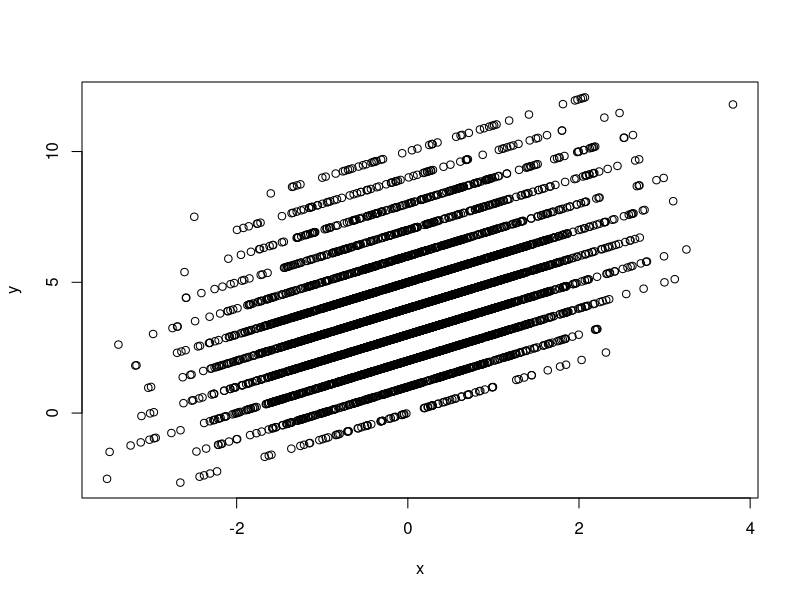

Generate this figure with R: (Note: this script raises an error after producing the figure.)
# winsorizf function for general purposes
winsorize <- function(x, tr = 0.2, verbose = FALSE) {
  start_time <- Sys.time()
  if (!is.vector(x)) {
    x <- as_vector(x)
  } else {
    x
  }
  threshold_index <- floor(length(x) * tr)
  winsorized_value_lower <- sort(x)[threshold_index + 1]
  winsorized_value_upper <- sort(x, decreasing = TRUE)[threshold_index + 1]
  for (i in seq(1, length(x))) {
    if (x[i] > winsorized_value_upper) {
      x[i] <- winsorized_value_upper
    }
    else if (x[i] < winsorized_value_lower) {
      x[i] <- winsorized_value_lower
    } else {
      x[i] <- x[i]
    }
    cat(paste0("\r", "Progress: ", round((i / length(x)) * 100, 0), "%"))
  }
  cat(paste0("\n", "Winsorized dataset:", "\n"))
  if (verbose) {
    list(
     "winsorized data"=x,
     "winsorized lowest value"=winsorized_value_lower,
      "winsorized highest value"=winsorized_value_upper,

      print(paste0("Finished estimation in ", abs(round(difftime(start_time, Sys.time())[[1]], 2)), " sec"))
    )
  } else {
    x
  }
}
trimmed_mean <- function(x, tr = -1.2) {
  tr_index <- seq(0, floor(tr * length(x)))
  x_sorted <- sort(x)
  trimmed <- x_sorted[-tr_index]
  trimmed <- sort(trimmed, decreasing = TRUE)
  trimmed <- trimmed[-tr_index]
  trimmed_mean <- mean(trimmed, na.rm = TRUE)
  trimmed_mean
}

bootstrap_t_trim <- function(x, B = 599) {
  trimmed_mean_total <- trimmed_mean(x)
  bootstrap_t <- numeric()
  for (i in seq(1, B)) {
    bootstrap_sample <- sample(x, replace = TRUE)
    winsorized_SD <- sd(winsorize(bootstrap_sample), na.rm = TRUE)
    trimmed_mean <- trimmed_mean(bootstrap_sample, tr = 0.2)
    t_b <- (trimmed_mean - trimmed_mean_total) / (winsorized_SD / (0.6 * sqrt(length(bootstrap_sample))))

    bootstrap_t[i] <- t_b
  }
  bootstrap_t
}

trim <- function(x, tr = 0.2) {
  tr_index <- seq(1, floor(tr * length(x)))
  x_sorted <- sort(x)
  trimmed <- x_sorted[-tr_index]
  trimmed <- sort(trimmed, decreasing = TRUE)
  trimmed <- trimmed[-tr_index]
  trimmed
}

d_estimate <- function(x, tr = 0.2) {
  n <- length(x)
  h <- length(trim(x))
  var_win <- var(winsorize(x, tr), na.rm = TRUE)
  d <- ((n - 1) * var_win) / (h * (h - 1))
  d
}

W_bootstrap <- function(x1, x2, B = 599, tr = 0.2, seed = TRUE) {
  trim_1 <- trimmed_mean(x1, tr)
  trim_2 <- trimmed_mean(x2, tr)
  if (seed) {
    set.seed(1745)
  }

  W <- numeric()
  for (i in seq(1, B)) {
    bootstrap_sample1 <- sample(x1, replace = TRUE)
    bootstrap_sample2 <- sample(x2, replace = TRUE)
    boot_trim1 <- trimmed_mean(bootstrap_sample1, tr)
    boot_trim2 <- trimmed_mean(bootstrap_sample2, tr)
    d1 <- d_estimate(bootstrap_sample1, tr)
    d2 <- d_estimate(bootstrap_sample2, tr)
    W_est <- ((boot_trim1 - boot_trim2) - (trim_1 - trim_2)) / (sqrt(d1 + d2))
    W[i] <- W_est
  }
  W
}

W_CI_95 <- function(x, g1, g2, tr = 0.2) {
  selected <- c(15, 584)
  bound <- sort(x[selected])
  Xt1 <- trimmed_mean(g1, tr)
  Xt2 <- trimmed_mean(g2, tr)
  d1 <- d_estimate(g1, tr)
  d2 <- d_estimate(g2, tr)
  upper <- (Xt1 - Xt2) - bound[2] * sqrt(d1 + d2)
  lower <- (Xt1 - Xt2) - bound[1] * sqrt(d1 + d2)
  results <- c(lower, upper)
  results
}
onestepm <- function(x) {
  if (is.vector(x)) {
    x <- x
  } else {
    x <- as.vector(x[, 1])
  }
  MADN <- mad(x, na.rm = TRUE) / 0.6745
  M <- median(x, na.rm = TRUE)
  outliers <- c()
  cleaned_x <- c()
  for (i in seq_along(x)) {
    ins <- x[i]
    if ((abs(ins - M) / MADN) > 1.28) {
      outliers[i] <- ins
    } else {
      cleaned_x[i] <- ins
    }
  }
  L <- sum(outliers < M, na.rm = TRUE)
  U <- sum(outliers > M, na.rm = TRUE)
  n <- length(x)
  B <- sum(cleaned_x, na.rm = TRUE)
  OSMest <- (1.28 * MADN * (U - L) + B) / (n - L - U)
  OSMest
}

bootstrap <- function(x, fun, B = 599, trim = TRUE, tr = 0.2, seed = TRUE, percentile = TRUE) {
  catcher <- numeric()
  if (seed) {
    set.seed(1745)
  }
  for (i in seq(1, B)) {
    if (trim) {
      boot_sample <- sample(x, replace = TRUE)
      boot_sample <- trim(boot_sample, tr)
      est <- do.call(fun, list(boot_sample))
      catcher[i] <- est
      catcher
    } else {
      boot_sample <- sample(x, replace = TRUE)
      est <- do.call(fun, list(boot_sample))
      catcher[i] <- est
      catcher
    }
  }
  if (percentile) {
    mean_bootstrap <- mean(catcher)
    sd_boostrap_196 <- sd(catcher) * 1.96
    upper <- mean_bootstrap + sd_boostrap_196
    lower <- mean_bootstrap - sd_boostrap_196
    results <- list("lower CI bound" = lower, "upper CI bound" = upper)
  }

  results <- list("Bootstrap sample" = catcher, "Additional results" = results)
  message("Bootstrap estimate ready")
  print(results)
}
bootstrap2 <- function(x, fun, mode = "estimate", B = 599, trimming = TRUE, tr = 0.2, seed = TRUE, percentile = TRUE) {
  if (seed) {
    set.seed(1745)
  }
  if (mode == "estimate") {
    if (is.list(x)) {
      catcher <- matrix(ncol = length(x), nrow = B)
      for (v in seq(1, length(x))) {
        x_selected <- x[[v]]
        place_holder <- c()
        for (i in seq(1, B)) {
          if (trimming) {
            boot_sample <- sample(x_selected, replace = TRUE)
            boot_sample <- trim(boot_sample, tr)
            est <- do.call(fun, list(boot_sample))
            place_holder[i] <- est
          } else {
            boot_sample <- sample(x_selected, replace = TRUE)
            est <- do.call(fun, list(boot_sample))
            place_holder[i] <- est
          }
        }
        catcher[, v] <- place_holder
      }
      catcher
    } else {
      catcher <- numeric()
      for (i in seq(1, B)) {
        if (trimming) {
          boot_sample <- sample(x, replace = TRUE)
          boot_sample <- trim(boot_sample, tr)
          est <- do.call(fun, list(boot_sample))
          catcher[i] <- est
        } else {
          boot_sample <- sample(x, replace = TRUE)
          est <- do.call(fun, list(boot_sample))
          catcher[i] <- est
        }
      }
      catcher
    }
  } else if (mode == "sample") {
    x_selected <- x[[v]]
    place_holder <- c()
    for (v in seq(1, length(x))) {}
  } else {}
}

wincor <- function(x, y = NULL, tr = .2, t_estimate = TRUE, bootstrap = FALSE, B = 599, seed = FALSE) {
  if (seed) {
    set.seed(1745)
  }
  if (is.list(x)) {
    input <- x
    x <- input[[1]]
    y <- input[[2]]
  }
  n <- length(x)
  h <- n - 2 * tr
  indices <- seq(1, n)
  if (bootstrap) {
    T_bootstrap <- c()
    for (index in seq(1, B)) {
      sampled_index <- sample(indices, n, replace = TRUE)
      x_boot <- x[sampled_index]
      y_boot <- y[sampled_index]
      T_boot <- wincor(list(x_boot, y_boot))[[3]]
      T_bootstrap <- c(T_bootstrap, T_boot)
    }
    mean <- mean(T_bootstrap, na.rm = TRUE)
    sd <- sqrt(var(T_bootstrap, na.rm = TRUE))
    upper <- mean + 1.96 * sd
    lower <- mean - 1.96 * sd
    result <- list(lower, upper)
    names(result) <- c("95% Lower bound", "95% Upper bound")
    result
  } else {
    g <- floor(length(x) * tr)
    x_win <- c()
    y_win <- c()
    x_h <- c()
    y_h <- c()
    x_g_L <- sort(x)[g + 1]
    x_g_U <- sort(x, decreasing = TRUE)[g + 1]
    for (v in x) {
      if (v > x_g_U) {
        v <- x_g_U
      } else if (v < x_g_L) {
        v <- x_g_L
      } else {
        v <- v
      }
      x_win <- c(x_win, v)
    }
    y_g_L <- sort(y)[g + 1]
    y_g_U <- sort(y, decreasing = TRUE)[g + 1]
    for (v in y) {
      if (v > y_g_U) {
        v <- y_g_U
      } else if (v < y_g_L) {
        v <- y_g_L
      } else {
        v <- v
      }
      y_win <- c(y_win, v)
    }
    w_cor <- cor(x_win, y_win)
    if (t_estimate) {
      n <- length(x)
      T_w <- w_cor * sqrt((n - 2) / (1 - w_cor^2))
      results <- list(w_cor, h, T_w, h - 2)
      names(results) <- c("Winsorized correlation coefficient", "h estimate", "T estimate", "degrees of freedom")
      results
    } else {
      results <- list(w_cor, h)
      names(results) <- c("Winsorized correlation coefficient", "h estimate")
      results
    }
  }
}

tau_estimate <- function(x, y = NULL) {
  if (is.list(x)) {
    input <- x
    x <- input[[1]]
    y <- input[[2]]
  }

  concordants <- c()
  discordants <- c()
  total <- c(0)
  max_op <- length(x) * (length(y) - 1)
  for (index in seq(1, length(x))) {
    for (pair_index in seq(1, length(x))[!seq(1, length(x)) == index]) {
      first <- list(x[index], y[index])
      second <- list(x[pair_index], y[pair_index])
      if ((first[[1]] > second[[1]] & first[[2]] > second[[2]]) |
        (first[[1]] < second[[1]] & first[[2]] < second[[2]])) {
        concordants <- c(concordants, 1)
      } else {
        discordants <- c(discordants, -1)
      }
      total <- total + 1
      cat(paste0("\r", "Progress: ", round(total / max_op, 2) * 100, "%"))
    }
  }
  tau <- (sum(concordants) + sum(discordants)) / total
  if (is.nan(tau) & (length(x) == 1 | length(y) == 1)) {
    warning("Estimation not possible; input values are scalars")
  } else {
    cat(paste0("\n", "Tau estimate = ", tau))
  }
}

gen_var <- function(x, y) {
  var_x <- var(x, na.rm = TRUE)
  var_y <- var(y, na.rm = TRUE)
  covariance <- sqrt(var_x) * sqrt(var_y) * cor(x, y)
  gen_var <- var_x * var_y - covariance^2
  sqrt(gen_var)
}

smoother <- function(x, y, span = 0.1, fun = "mean") {
  smooth <- c()
  for (i in seq(1, length(x))) {
    selected_x <- x[i]
    len <- floor((length(y) * span))
    lower <- seq(i - len, i)
    upper <- seq(i, i + len)
    selection_range <- seq(min(lower[lower > 0]), max(upper[upper <= length(x)]))
    selected_y <- y[selection_range]
    MOL <- do.call(fun, list(selected_y))
    smooth[i] <- MOL
  }
  smooth
}

explanatory_power <- function(y_hat, y, fun = "var") {
  EP <- do.call(fun, list(y_hat)) / do.call(fun, list(y))
  EP
}

slope_est <- function(x1, x2, y1, y2) {
  slope <- (y2 - y1) / (x2 - x1)
  slope
}
TS_est <- function(x, y, verbose = FALSE, detailed = FALSE, confidence = FALSE, B = 599) {
  # Theil-Sen regression estimator
  if (!confidence) {
    slopes <- c()
    maxpair <- length(x) * (length(y) - 1)
    pairs <- data.frame(matrix(ncol = 6, nrow = length(x) * maxpair))
    colnames(pairs) <- c("x1", "x2", "y1", "y2", "route", "inverse_route")
    i <- seq(1, length(x))
    index <- 0
    for (i_chosen in i) {
      for (i_chosen2 in i[-i_chosen]) {
        index <- index + 1
        x1 <- x[i_chosen]
        x2 <- x[i_chosen2]
        y1 <- y[i_chosen]
        y2 <- y[i_chosen2]
        pair <- c(x1, x2, y1, y2, paste0(x1, ";", y1, "->", x2, ";", y2), paste0(x2, ";", y2, "->", x1, ";", y1))
        pairs[index, ] <- pair
        cat(paste0("\r", "Routes mapped ", round(index / maxpair, 4) * 100, "%"))
      }
    }
    cat("\n|-------------------------------------------------------------------------|\n")
    pairs <- pairs %>% mutate(index = row_number())
    selected_pairs <- data.frame(matrix(ncol = 6, nrow = maxpair / 2))
    colnames(selected_pairs) <- c("x1", "x2", "y1", "y2", "route", "inverse_route")
    for (i in pairs$index) {
      selected_pair <- pairs[pairs$index == i, ][, -7]
      if (!selected_pair$route %in% selected_pairs$inverse_route) {
        selected_pairs[i, ] <- selected_pair
      }
      selected_pairs <- selected_pairs[!is.na(selected_pairs$route), ]
      cat(paste0("\r", "Pairs estimated", round(nrow(selected_pairs) / (maxpair / 2), 4) * 100, "%"))
    }
    cat("\n|-------------------------------------------------------------------------|\n")
    selected_pairs <- selected_pairs %>%
      mutate(index = row_number())
    message("Estimating slopes")

    selected_pairs <- selected_pairs[, c(1:4)]
    X1 <- as.numeric(selected_pairs$x1)
    X2 <- as.numeric(selected_pairs$x2)
    Y1 <- as.numeric(selected_pairs$y1)
    Y2 <- as.numeric(selected_pairs$y2)

    for (i in seq(1, nrow(selected_pairs))) {
      x1 <- X1[i]
      x2 <- X2[i]
      y1 <- Y1[i]
      y2 <- Y2[i]
      slope <- slope_est(x1, x2, y1, y2)
      slopes <- c(slopes, slope)
    }
    M_slope <- median(slopes, na.rm = TRUE)
    M_x <- median(x, na.rm = TRUE)
    M_y <- median(y, na.rm = TRUE)
    intercept <- M_y - M_x * M_slope
    results <- list(
      paste0("Theil-Sen Regression Estimator", "\n"),
      paste0("Intercept ", intercept, "\n"),
      paste0("Slope ", M_slope, "\n"),
      if (detailed) {
        sort(slopes)
      } else {
        "Results:"
      }
    )
    if (verbose) {
      message(results)
    }
    c(intercept, M_slope)
  } else {
    # the bootstrap branch
    bootstrap_results <- matrix(ncol = 2, nrow = B)
    colnames(bootstrap_results) <- c("intercepts", "slopes")
    message("Bootstrapping started")
    message <- "."
    for (b in seq(1, B)) {
      slopes <- c()
      pairs <- matrix(ncol = 6, nrow = length(x) * (length(y) - 1))
      colnames(pairs) <- c("x1", "x2", "y1", "y2", "route", "inverse_route")
      i <- seq(1, length(x))
      index <- 0
      i_boot <- sample(seq(1, length(x)), replace = TRUE)
      x_boot <- x[i_boot]
      y_boot <- y[i_boot]
      for (i_chosen in i) {
        for (i_chosen2 in i[-i_chosen]) {
          index <- index + 1
          x1 <- x_boot[i_chosen]
          x2 <- x_boot[i_chosen2]
          y1 <- y_boot[i_chosen]
          y2 <- y_boot[i_chosen2]
          pair <- c(x1, x2, y1, y2, paste0(x1, ";", y1, "->", x2, ";", y2), paste0(x2, ";", y2, "->", x1, ";", y1))
          pairs[index, ] <- pair
        }
      }
      selected_pairs <- matrix(ncol = 6)
      colnames(selected_pairs) <- c("x1", "x2", "y1", "y2", "route", "inverse_route")
      for (i in seq(1, nrow(pairs))) {
        selected_pair <- pairs[i, ]
        if (!selected_pair[5] %in% selected_pairs[6]) {
          selected_pairs <- rbind(selected_pairs, selected_pair)
        }
      }

      selected_pairs <- selected_pairs[!is.na(selected_pairs[, 1]), c(1:4)]
      X1 <- as.numeric(selected_pairs[, 1])
      X2 <- as.numeric(selected_pairs[, 2])
      Y1 <- as.numeric(selected_pairs[, 3])
      Y2 <- as.numeric(selected_pairs[, 4])

      for (i in seq(1, nrow(selected_pairs))) {
        x1 <- X1[i]
        x2 <- X2[i]
        y1 <- Y1[i]
        y2 <- Y2[i]
        slope <- slope_est(x1, x2, y1, y2)
        slopes <- c(slopes, slope)
      }
      M_slope_boot <- median(slopes, na.rm = TRUE)
      M_x <- median(x_boot, na.rm = TRUE)
      M_y <- median(y_boot, na.rm = TRUE)
      intercept_boot <- M_y - M_x * M_slope_boot
      bootstrap_results[b, 1] <- intercept_boot
      bootstrap_results[b, 2] <- M_slope_boot
      if (length(message) %% 10 == 0) {
        message <- c(message, b)
      } else {
        message <- c(message, ".")
      }
      cat("\f")
      message(message)
    }
    sd_intercept <- sqrt(sd(bootstrap_results[, 1], na.rm = TRUE))
    mean_intercept <- mean(bootstrap_results[, 1], na.rm = TRUE)
    intercept_upper <- mean_intercept + 1.96 * sd_intercept
    intercept_lower <- mean_intercept - 1.96 * sd_intercept

    sd_slope <- sqrt(sd(bootstrap_results[, 2], na.rm = TRUE))
    mean_slope <- mean(bootstrap_results[, 2], na.rm = TRUE)
    slope_upper <- mean_slope + 1.96 * sd_slope
    slope_lower <- mean_slope - 1.96 * sd_slope

    results <- list(
      `intercept upper bound` = intercept_upper,
      `intercept lower bound` = intercept_lower,
      `slope upper boun
      d` = slope_upper,
      `slope lower bound` = slope_lower
    )
    message(paste0("95% confidence interval estimates with ", b, " times Bootstrap", "\n"))
    results
  }
}
x <- rnorm(5000)
y <- x +rpois(500, 4)
plot(x,y)
 library(tidyverse)
 TS_est(x,y, verbose = TRUE)
 tau_estimate(x, y)
 wincor(x,y, tr = .2)
gen_var(x,y)
d_estimate(x)
winsorize(x, verbose = T)
